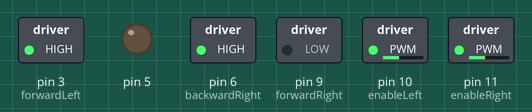
A sketch run on a simulated Arduino Uno, built with avr-gcc and run on an emulated ATmega328P. On the bench: switched loads named in the sketch (green lamp = pin HIGH), output pins drawn as LEDs (lit = HIGH).

Above: at 0.05 s.
At 9.95 s:
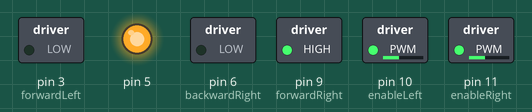
Timing chart, 0 to 11.5 s (numbered marks = the images above):
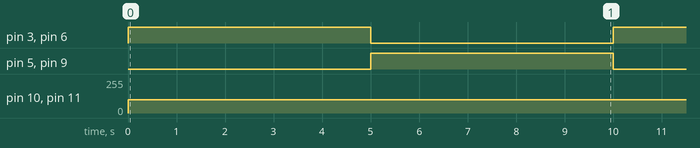

Measured:
- by itself, pin 3 (forwardLeft), pin 5, pin 6 (backwardRight), pin 9 (forwardRight): alternates HIGH for 5.0 s and LOW for 5.0 s
- by itself, pin 10 (enableLeft), pin 11 (enableRight): 0/255 → 100/255 at 0.00 s

The sketch:

MotorMoveLibrary.ino
```cpp
#include <Wire.h>
#include "drive.h"


drive KT(11,9,6,10,3,5);

void setup()
{}

void loop()
{
  KT.forwardFast();
  delay(5000);
  KT.backFast();
  delay(5000);

}
```

drive.cpp
```cpp
#include "Arduino.h"
#include "drive.h"

drive::drive(int enableRight=11, int forwardRight=9, int backwardRight=6, int enableLeft= 10, int forwardLeft = 3, int backwardLeft= 5){
    pinMode(enableRight,OUTPUT) ;   //we have to set PWM pin as output
    pinMode(forwardRight,OUTPUT) ;  //Logic pins are also set as output
    pinMode(backwardRight,OUTPUT) ;
    //pinMode(6,OUTPUT) ;  //Logic pins are also set as output
    pinMode(enableLeft,OUTPUT) ;   //we have to set PWM pin as output
    pinMode(forwardLeft,OUTPUT) ;  //Logic pins are also set as output
    pinMode(backwardLeft,OUTPUT) ;
    fR = forwardRight;
    bR = backwardRight;
    fL = forwardLeft;
    bL = backwardLeft;
    pwmR = enableRight;
    pwmL = enableLeft;

}

void drive::forwardFast(){
      digitalWrite(fR,LOW) ;
      digitalWrite(fL,HIGH) ;
      digitalWrite(bR,HIGH) ;
      digitalWrite(bL,LOW) ;
      analogWrite(pwmR, 100) ;
      analogWrite(pwmL, 100) ;
    }

 void drive::backFast(){
      digitalWrite(fR,HIGH) ;
      digitalWrite(fL,LOW) ;
      digitalWrite(bR,LOW) ;
      digitalWrite(bL,HIGH) ;
      analogWrite(pwmR, 100) ;
      analogWrite(pwmL, 100);
    }
```

drive.h
```cpp
# ifndef drive_h
# define drive_hDrive.cpp

class drive
{
  public:
      drive(int enableRight=11, int forwardRight=9, int backwardRight=6, int enableLeft= 10, int forwardLeft = 3, int backwardLeft= 5);
      void forwardFast();
      void backFast();

       int fR, bR, fL, bL, pwmR, pwmL;

  private:
};

#endif
```
